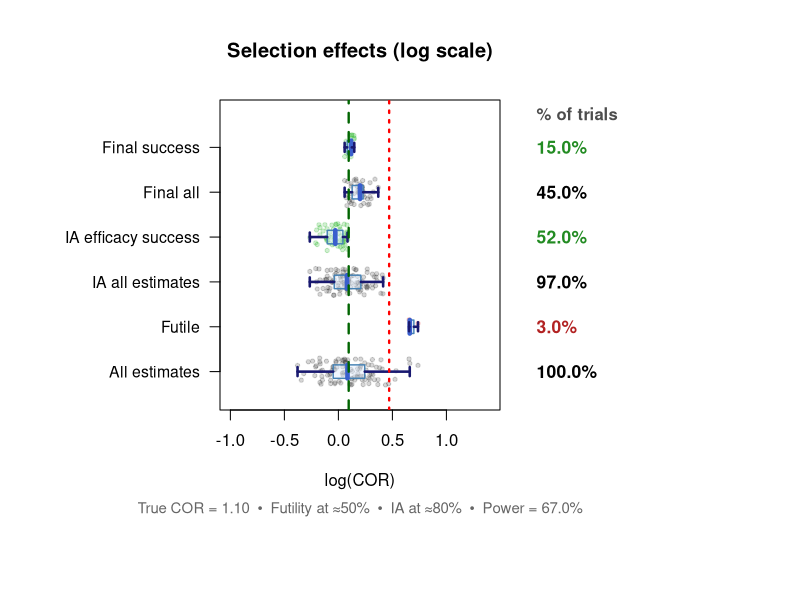

Write R code to recreate this figure.

rm(list=ls())

suppressPackageStartupMessages({
  library(MASS)   # polr
  library(dplyr)
})

# ============================================================
# 1) Core helpers
# ============================================================

ilogit <- function(z) 1 / (1 + exp(-z))

parse_probs <- function(txt) {
  as.numeric(trimws(unlist(strsplit(txt, ","))))
}

validate_probs <- function(p) {
  if (any(is.na(p)))          return("Probabilities must be numeric (comma-separated).")
  if (length(p) < 3)          return("Need at least 3 categories.")
  if (any(p <= 0))            return("All probabilities must be > 0.")
  if (abs(sum(p) - 1) > 1e-6) return(sprintf("Must sum to ~1 (got %.6f).", sum(p)))
  NULL
}

theta_from_control_pmf <- function(p_control) {
  cum_control <- cumsum(p_control)
  qlogis(cum_control[seq_len(length(p_control) - 1)])
}

pmf_from_beta <- function(theta, beta, x) {
  cdf <- ilogit(theta - beta * x)
  cdf <- c(cdf, 1)
  pmf <- diff(c(0, cdf))
  pmf[pmf < 0] <- 0
  pmf / sum(pmf)
}

# ============================================================
# 2) Fit log(COR) correctly (NO sign flip)
# ============================================================

fit_logCOR <- function(df) {
  fit <- try(MASS::polr(y ~ trt, data = df, Hess = TRUE), silent = TRUE)
  if (inherits(fit, "try-error") || is.null(fit$coefficients)) return(NULL)
  
  coef_names <- names(fit$coefficients)
  trt_name <- coef_names[grepl("^trt", coef_names)][1]
  if (is.na(trt_name)) return(NULL)
  
  logCOR_hat <- as.numeric(fit$coefficients[[trt_name]])
  
  v <- vcov(fit)
  if (!(trt_name %in% rownames(v))) return(NULL)
  
  se <- sqrt(v[trt_name, trt_name])
  if (!is.finite(se) || se < 1e-8) return(NULL)
  
  list(logCOR_hat = logCOR_hat, se = se)
}

safe_summ_cor <- function(x) {
  x <- x[is.finite(x)]
  n <- length(x)
  if (n == 0) {
    return(c(N = 0L, Mean = NA_real_, Median = NA_real_, `2.5%` = NA_real_, `97.5%` = NA_real_))
  }
  q <- quantile(x, probs = c(0.025, 0.975), names = FALSE)
  c(N = n, Mean = mean(x), Median = median(x), `2.5%` = q[1], `97.5%` = q[2])
}

# ============================================================
# 3) Simulation (NI success LEFT tail, futility RIGHT side)
# ============================================================

simulate_obf_ordinal <- function(
    COR_true, COR_NI,
    n_total,
    futility_frac, info_frac,
    alpha1, alpha2, futility_p,
    p_control, seed = 1234, nSims = 500,
    show_progress = interactive()
) {
  msg <- validate_probs(p_control)
  if (!is.null(msg)) stop(msg)
  
  set.seed(seed)
  
  theta <- theta_from_control_pmf(p_control)
  K <- length(p_control) - 1
  
  beta_true <- log(COR_true)
  beta_NI   <- log(COR_NI)
  
  pi_control <- p_control
  pi_treat   <- pmf_from_beta(theta, beta_true, x = 1)
  
  split_n <- function(N) {
    nC <- floor(N / 2)
    list(nC = nC, nT = N - nC)
  }
  
  Z_fut_all  <- rep(NA_real_, nSims)
  COR_fut_all <- rep(NA_real_, nSims)
  Z1_all     <- rep(NA_real_, nSims)
  COR1_all   <- rep(NA_real_, nSims)
  Z2_all     <- rep(NA_real_, nSims)
  COR2_all   <- rep(NA_real_, nSims)
  
  stop_fut   <- logical(nSims)
  stop_ia    <- logical(nSims)
  stop_final <- logical(nSims)
  
  z_fut  <- qnorm(futility_p)
  zcrit1 <- qnorm(alpha1)
  zcrit2 <- qnorm(alpha2)
  
  n_fut <- round(futility_frac * n_total)
  n1    <- round(info_frac  * n_total)
  
  if (show_progress) pb <- txtProgressBar(min = 0, max = nSims, style = 3)
  
  for (i in seq_len(nSims)) {
    
    # Futility look
    s_f <- split_n(n_fut)
    yCf <- sample(0:K, s_f$nC, TRUE, pi_control)
    yTf <- sample(0:K, s_f$nT, TRUE, pi_treat)
    
    df_f <- data.frame(
      y   = factor(c(yCf, yTf), ordered = TRUE, levels = 0:K),
      trt = factor(rep(c("C", "T"), c(s_f$nC, s_f$nT)), levels = c("C", "T"))
    )
    
    res_f <- fit_logCOR(df_f)
    if (!is.null(res_f)) {
      Z_fut_all[i]   <- (res_f$logCOR_hat - beta_NI) / res_f$se
      COR_fut_all[i] <- exp(res_f$logCOR_hat)
      
      if (Z_fut_all[i] > z_fut) {
        stop_fut[i] <- TRUE
        if (show_progress) setTxtProgressBar(pb, i)
        next
      }
    }
    
    # Interim look
    n_add_ia <- n1 - n_fut
    s_add <- split_n(n_add_ia)
    yCa <- sample(0:K, s_add$nC, TRUE, pi_control)
    yTa <- sample(0:K, s_add$nT, TRUE, pi_treat)
    
    df_add <- data.frame(
      y   = factor(c(yCa, yTa), ordered = TRUE, levels = 0:K),
      trt = factor(rep(c("C", "T"), c(s_add$nC, s_add$nT)), levels = c("C", "T"))
    )
    
    df1 <- rbind(df_f, df_add)
    
    res1 <- fit_logCOR(df1)
    if (!is.null(res1)) {
      Z1_all[i]   <- (res1$logCOR_hat - beta_NI) / res1$se
      COR1_all[i] <- exp(res1$logCOR_hat)
      
      if (Z1_all[i] <= zcrit1) {
        stop_ia[i] <- TRUE
        if (show_progress) setTxtProgressBar(pb, i)
        next
      }
    }
    
    # Final look
    n_add_final <- n_total - n1
    s_final <- split_n(n_add_final)
    yCf2 <- sample(0:K, s_final$nC, TRUE, pi_control)
    yTf2 <- sample(0:K, s_final$nT, TRUE, pi_treat)
    
    df_final_add <- data.frame(
      y   = factor(c(yCf2, yTf2), ordered = TRUE, levels = 0:K),
      trt = factor(rep(c("C", "T"), c(s_final$nC, s_final$nT)), levels = c("C", "T"))
    )
    
    df2 <- rbind(df1, df_final_add)
    
    res2 <- fit_logCOR(df2)
    if (!is.null(res2)) {
      Z2_all[i]   <- (res2$logCOR_hat - beta_NI) / res2$se
      COR2_all[i] <- exp(res2$logCOR_hat)
      
      if (Z2_all[i] <= zcrit2) {
        stop_final[i] <- TRUE
      }
    }
    
    if (show_progress) setTxtProgressBar(pb, i)
  }
  
  if (show_progress) close(pb)
  
  list(
    Z_fut_all = Z_fut_all, COR_fut_all = COR_fut_all,
    Z1_all = Z1_all, COR1_all = COR1_all,
    Z2_all = Z2_all, COR2_all = COR2_all,
    stop_fut = stop_fut, stop_ia = stop_ia, stop_final = stop_final,
    nSims = nSims,
    z_fut = z_fut, zcrit1 = zcrit1, zcrit2 = zcrit2
  )
}

# ============================================================
# 4) Outputs
# ============================================================

sim_table <- function(sim) {
  fut <- safe_summ_cor(sim$COR_fut_all[sim$stop_fut])
  ia  <- safe_summ_cor(sim$COR1_all[sim$stop_ia])
  fin <- safe_summ_cor(sim$COR2_all[sim$stop_final])
  
  out <- data.frame(
    Stage  = c("Futility stop", "IA success stop", "Final success stop"),
    N      = c(fut["N"], ia["N"], fin["N"]),
    Mean   = c(fut["Mean"], ia["Mean"], fin["Mean"]),
    Median = c(fut["Median"], ia["Median"], fin["Median"]),
    `2.5%` = c(fut["2.5%"], ia["2.5%"], fin["2.5%"]),
    `97.5%`= c(fut["97.5%"], ia["97.5%"], fin["97.5%"]),
    check.names = FALSE
  )
  
  out |> mutate(across(c(Mean, Median, `2.5%`, `97.5%`), ~ round(.x, 3)))
}

# Your current selection_boxplot function (unchanged)

selection_boxplot <- function(sim, COR_true, COR_NI,
                              futility_frac = 0.50,
                              info_frac = 0.80,
                              main = "Selection effects (log scale)",
                              point_cex = 0.58,
                              point_alpha = 0.30,
                              jitter_height = 0.22,
                              box_width = 0.26,
                              ylim = c(-1.3, 1.3),
                              text_offset_factor = 0.13) {
  
  log_true <- log(COR_true)
  log_M    <- log(COR_NI)
  
  ok_f <- is.finite(sim$COR_fut_all)
  ok1  <- is.finite(sim$COR1_all)
  ok2  <- is.finite(sim$COR2_all)
  
  groups <- list(
    "All estimates"       = log(sim$COR_fut_all[ok_f]),
    "Futile"              = log(sim$COR_fut_all[ok_f & sim$stop_fut]),
    "IA all estimates"    = log(sim$COR1_all[ok1]),
    "IA efficacy success" = log(sim$COR1_all[ok1 & sim$stop_ia]),
    "Final all"           = log(sim$COR2_all[ok2]),
    "Final success"       = log(sim$COR2_all[ok2 & sim$stop_final])
  )
  
  keep <- sapply(groups, function(v) length(v) > 0)
  groups <- groups[keep]
  group_names <- names(groups)
  
  if (length(groups) == 0) {
    plot.new()
    text(0.5, 0.5, "No valid data for boxplot", cex = 1.3, col = "gray50")
    return(invisible(NULL))
  }
  
  op <- par(mar = c(9.5, 11, 5, 15))
  on.exit(par(op), add = TRUE)
  
  plot(0, type = "n", 
       xlim = ylim, ylim = c(0.4, length(groups) + 0.8),
       xlab = "log(COR)", ylab = "", yaxt = "n",
       main = main, las = 1)
  
  axis(2, at = seq_along(groups), labels = group_names, las = 1, cex.axis = 0.95)
  
  # 1. Points first (Background)
  for (i in seq_along(groups)) {
    vals <- groups[[i]]
    n <- length(vals)
    if (n == 0) next
    
    set.seed(20250610 + i * 43)
    jitter_y <- runif(n, -jitter_height, jitter_height)
    
    grp_name <- group_names[i]
    col_pt <- if (grp_name == "Futile") {
      rgb(0.9, 0.1, 0.1, point_alpha)
    } else if (grp_name %in% c("IA efficacy success", "Final success")) {
      rgb(0.1, 0.7, 0.1, point_alpha)
    } else {
      rgb(0.2, 0.2, 0.2, point_alpha)
    }
    
    points(vals, i + jitter_y, pch = 19, cex = point_cex, col = col_pt)
  }
  
  # 2. Boxplots with fixed whiskers
  for (i in seq_along(groups)) {
    vals <- groups[[i]]
    if (length(vals) < 2) next # Need at least 2 points for a box
    
    q <- quantile(vals, probs = c(0.25, 0.5, 0.75))
    iqr <- q[3] - q[1]
    
    # Calculate whisker reach
    whisk_low  <- min(vals[vals >= q[1] - 1.5 * iqr])
    whisk_high <- max(vals[vals <= q[3] + 1.5 * iqr])
    
    # BOX BODY
    rect(q[1], i - box_width/2, q[3], i + box_width/2,
         col = rgb(0.88, 0.93, 1.0, 0.45), border = "steelblue", lwd = 1.4)
    
    # MEDIAN
    segments(q[2], i - box_width/2, q[2], i + box_width/2, lwd = 4.5, col = "royalblue3")
    
    # WHISKER LINES (The Fix: horizontal connection)
    segments(whisk_low,  i, q[1], i, lwd = 2.5, col = "midnightblue")
    segments(whisk_high, i, q[3], i, lwd = 2.5, col = "midnightblue")
    
    # WHISKER CAPS (Vertical bars at the ends)
    cap_size <- box_width / 3
    segments(whisk_low,  i - cap_size, whisk_low,  i + cap_size, lwd = 2.5, col = "midnightblue")
    segments(whisk_high, i - cap_size, whisk_high, i + cap_size, lwd = 2.5, col = "midnightblue")
  }
  
  # Reference lines and Labels (Logic remains the same)
  abline(v = c(log_true, log_M), lty = c(2, 3), col = c("darkgreen", "red"), lwd = 2.3)
  
  # ... [Rest of the labeling/footnote code remains unchanged] ...
  p_fut   <- mean(sim$stop_fut,    na.rm = TRUE)
  p_ia    <- mean(sim$stop_ia,     na.rm = TRUE)
  p_final <- mean(sim$stop_final,  na.rm = TRUE)
  
  props <- c("All estimates" = 1, "Futile" = p_fut, "IA all estimates" = 1 - p_fut,
             "IA efficacy success" = p_ia, "Final all" = 1 - p_fut - p_ia, "Final success" = p_final)[group_names]
  
  usr <- par("usr")
  x_text <- usr[2] + text_offset_factor * (usr[2] - usr[1])
  
  for (i in seq_along(groups)) {
    text(x_text, i, sprintf("%.1f%%", 100 * props[i]), adj = 0, cex = 1.05, font = 2, 
         col = if(group_names[i]=="Futile") "firebrick" else if(group_names[i] %in% c("IA efficacy success", "Final success")) "forestgreen" else "black", xpd = TRUE)
  }
  
  text(x_text, length(groups) + 0.75, "% of trials", adj = 0, cex = 1.0, 
       font = 2, col = "gray30", xpd = TRUE)
  
  power <- p_ia + p_final
  footnote_text <- sprintf("True COR = %.2f  •  Futility at ≈%.0f%%  •  IA at ≈%.0f%%  •  Power = %.1f%%",
                           COR_true, 100 * futility_frac, 100 * info_frac, 100 * power)
  text(usr[1] + (usr[2] - usr[1])/2, usr[3] - 0.32 * (usr[4] - usr[3]), footnote_text, adj = 0.5, cex = 0.90, col = "gray40", xpd = TRUE)
  
  invisible(NULL)
}
# ============================================================
# 5) Runner (simulation only)
# ============================================================

run_all <- function(
    N_total = 600,
    futility_frac = 0.50,
    info_frac = 0.80,
    futility_p = 0.70,
    alpha1 = 0.0122,
    alpha2 = 0.0214,
    M_margin = 1.6,
    COR_true = 1.0,
    p_control_txt = "0.04, 0.02, 0.45, 0.34, 0.15",
    nSims = 2000,
    seed = 1234,
    show_progress = interactive()
) {
  p_control <- parse_probs(p_control_txt)
  msg <- validate_probs(p_control)
  if (!is.null(msg)) stop(msg)
  
  sim <- simulate_obf_ordinal(
    COR_true = COR_true,
    COR_NI = M_margin,
    n_total = N_total,
    futility_frac = futility_frac,
    info_frac = info_frac,
    alpha1 = alpha1,
    alpha2 = alpha2,
    futility_p = futility_p,
    p_control = p_control,
    seed = seed,
    nSims = nSims,
    show_progress = show_progress
  )
  
  tbl_sim <- sim_table(sim)
  
  list(sim = sim, sim_summary = tbl_sim)
}

x <-1.1
res <- run_all( nSims = 100, COR_true = x, M_margin = 1.6)

res$sim_summary

selection_boxplot(res$sim, COR_true = x, COR_NI = 1.6,
                  point_cex       = 0.58,
                  point_alpha     = 0.20,
                  jitter_height   = 0.3,     # increase to 0.28–0.35 if you want more vertical spread
                  box_width       = 0.3,
                  ylim            = c(-1.0, 1.4),
                  text_offset_factor = 0.13)  # push % further right if needed

